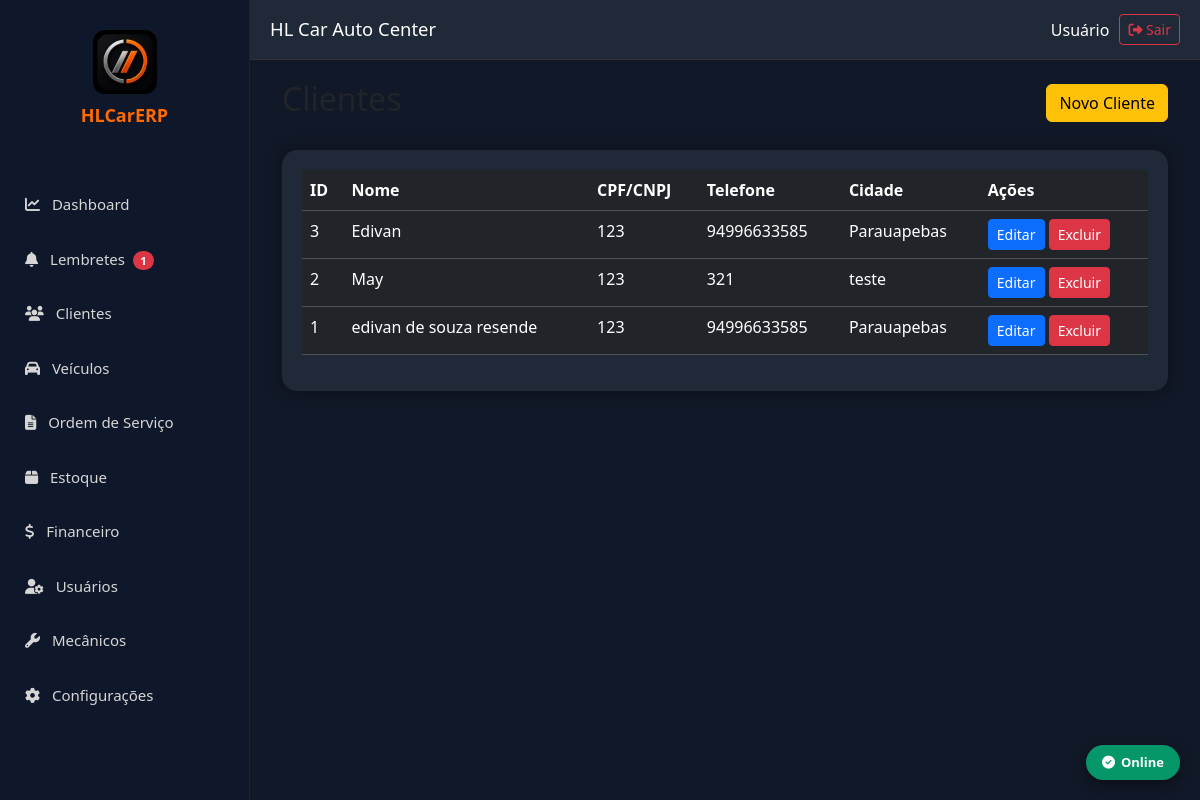
The app's page /clientes (signed in), older data.
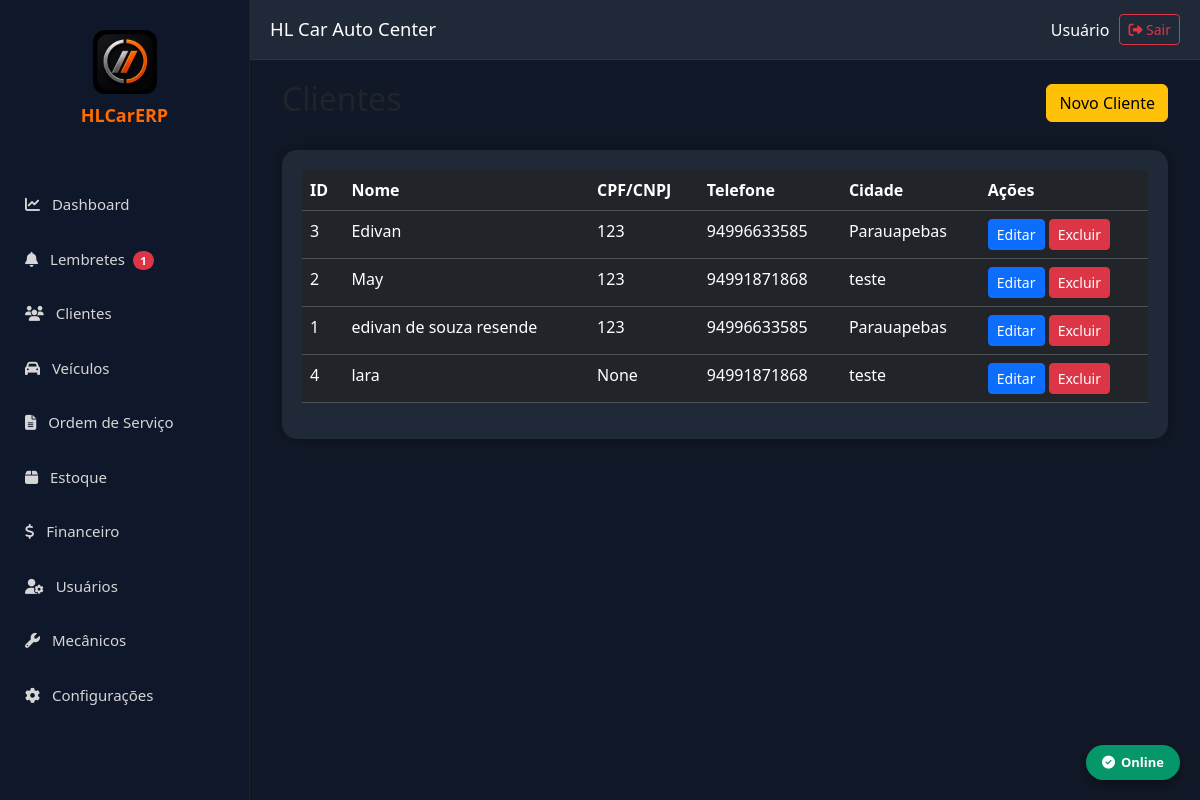
The same page, newer data.
### models.py (models this page shows)
class Cliente(db.Model):
    __tablename__ = "clientes"
    id = db.Column(db.Integer, primary_key=True)
    empresa_id = db.Column(db.Integer, db.ForeignKey("empresas.id"), nullable=False, index=True)
    nome = db.Column(db.String(200), nullable=False)
    tipo = db.Column(db.String(20), default="FISICA")
    cpf_cnpj = db.Column(db.String(20))
    rg_ie = db.Column(db.String(30))
    telefone = db.Column(db.String(30))
    whatsapp = db.Column(db.String(30))
    email = db.Column(db.String(150))
    cep = db.Column(db.String(15))
    endereco = db.Column(db.String(200))
    numero = db.Column(db.String(20))
    complemento = db.Column(db.String(100))
    bairro = db.Column(db.String(100))
    cidade = db.Column(db.String(100))
    estado = db.Column(db.String(2))
    observacoes = db.Column(db.Text)
    data_nascimento = db.Column(db.Date, nullable=True)
    ativo = db.Column(db.Boolean, default=True, nullable=False)
    criado_em = db.Column(db.DateTime, default=datetime.utcnow, nullable=False)
    alterado_em = db.Column(db.DateTime, default=datetime.utcnow, onupdate=datetime.utcnow)
    empresa = db.relationship("Empresa")
    __table_args__ = (
        Index("idx_cliente_nome", "empresa_id", "nome"),
        Index("idx_cliente_cpf", "empresa_id", "cpf_cnpj"),
    )

### app.py (the view)
@app.route("/clientes")
@login_required
def clientes():
    lista_clientes = Cliente.query.order_by(Cliente.nome).all()
    return render_template("clientes.html", clientes=lista_clientes)

### app.py (called while the page is built)
def login_required(f):
    @wraps(f)
    def decorated_function(*args, **kwargs):
        if "usuario_id" not in session:
            return redirect("/login")
        return f(*args, **kwargs)
    return decorated_function

### templates/clientes.html (shortened to what this page needs)
{% extends "base.html" %}
{% block conteudo %}
<div class="container-fluid">
    <div class="d-flex justify-content-between align-items-center mb-4">
        <h2>Clientes</h2>
        <a href="/clientes/novo" class="btn btn-warning">
            Novo Cliente
        </a>
    </div>
    <div class="card-dashboard">
        <table class="table table-dark table-hover">
            <thead>
                <tr>
                    <th>ID</th>
                    <th>Nome</th>
                    <th>CPF/CNPJ</th>
                    <th>Telefone</th>
                    <th>Cidade</th>
                    <th>Ações</th>
                </tr>
            </thead>
            <tbody>
                {% for cliente in clientes %}
                <tr>
                    <td>{{ cliente.id }}</td>
                    <td>{{ cliente.nome }}</td>
                    <td>{{ cliente.cpf_cnpj }}</td>
                    <td>{{ cliente.telefone }}</td>
                    <td>{{ cliente.cidade }}</td>
                    <td>
                        <a href="/clientes/editar/{{ cliente.id }}"
                           class="btn btn-sm btn-primary">
                            Editar
                        </a>
                        <a href="/clientes/excluir/{{ cliente.id }}"
                           class="btn btn-sm btn-danger"
                           onclick="return confirm('Deseja realmente excluir este cliente?')">
                            Excluir
                        </a>
                    </td>
                </tr>
                {% endfor %}
            </tbody>
        </table>
    </div>
</div>
{% endblock %}

Row changes from the older to the newer data that the page shows:
changed Cliente "May": telefone "321" → "94991871868"
added Cliente: id "4", nome "lara", cpf_cnpj "None", telefone "94991871868", cidade "teste"
